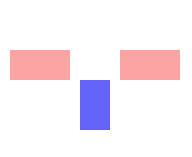
Frame 1 (no input)
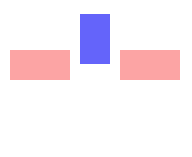
Frame 60 (the mouse pressed at the canvas centre just before this capture)
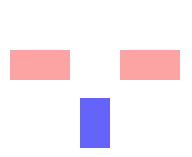
Frame 120 (the mouse held since frame 60 and released just before this capture)

The Processing sketch that drew these frames (run headless with seeded random() and noise(); from frame 60 on, the mouse is pressed at the canvas centre):

// Processing sketch: processing_20183
// ── processing_20183.pde

int Yrectangulo = 80;
int Velocidad = 2;

void setup()
{
  size(192,157); 
}

void draw() 
{
  background(255);

  smooth();
  noStroke();
  fill(100,100,250);

  rect(80,Yrectangulo,30,50);

  fill(250,100,100,150);

  rect(10,50,60,30);
  
  fill(250,100,100,150);

  rect(120,50,60,30);

 //para mover el rectangulo azul
  Yrectangulo = Yrectangulo + Velocidad;

 if (Yrectangulo < 5 || Yrectangulo > 105) 
 {
    Velocidad = Velocidad * -1;

  }
}
                
                
